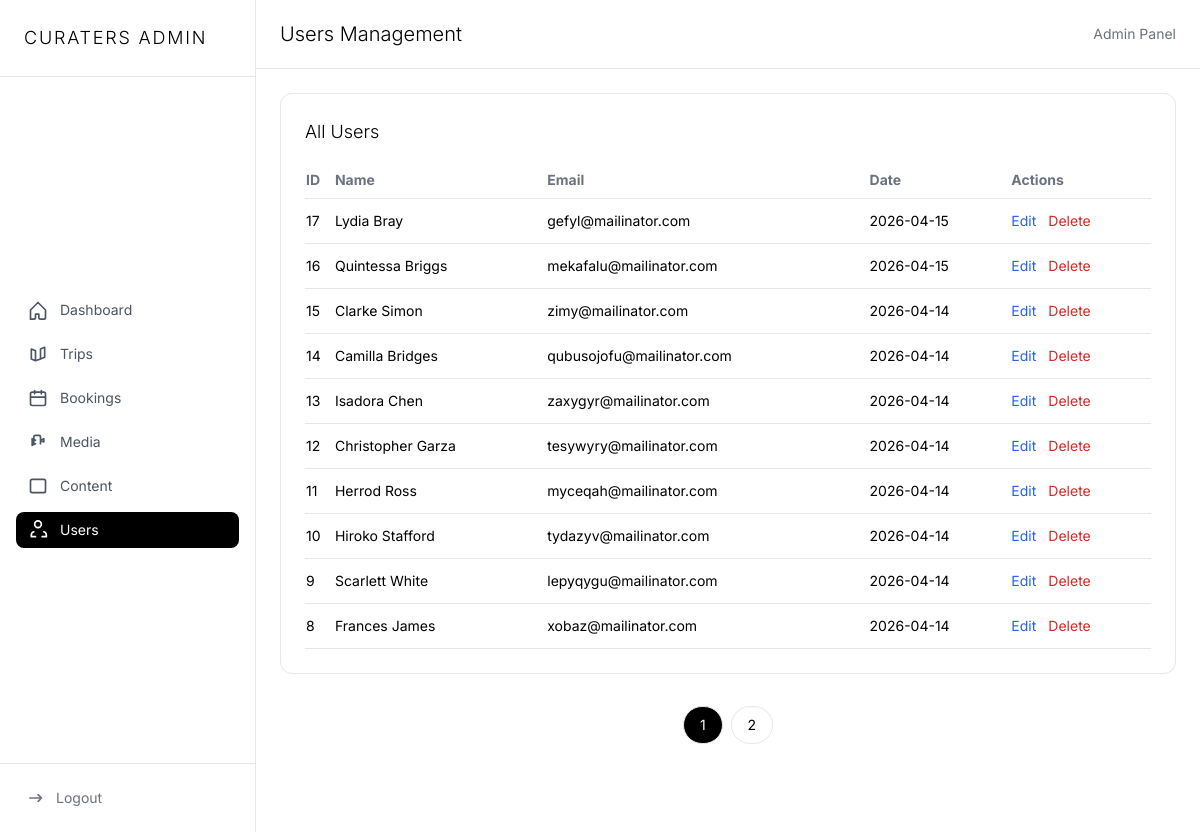
The page /admin/users.php (signed in) on the database its author committed.
### tables this page shows
CREATE TABLE `users` (
  `id` int(11) NOT NULL,
  `name` varchar(100) DEFAULT NULL,
  `email` varchar(150) DEFAULT NULL,
  `password` varchar(255) DEFAULT NULL,
  `created_at` timestamp NOT NULL DEFAULT current_timestamp()
);

### admin/users.php (the view, shortened to what this page needs)
<?php
include __DIR__ . '/../includes/db.php';
$limit = 10;
$page = isset($_GET['page']) ? (int)$_GET['page'] : 1;
$page = max(1, $page);
$offset = ($page - 1) * $limit;
$totalResult = $conn->query("SELECT COUNT(*) AS total FROM users");
$totalUsers = $totalResult->fetch_assoc()['total'] ?? 0;
$totalPages = ceil($totalUsers / $limit);
$stmt = $conn->prepare("
    SELECT id, name, email, created_at
    FROM users
    ORDER BY id DESC
    LIMIT ? OFFSET ?
");
$stmt->bind_param("ii", $limit, $offset);
$stmt->execute();
$users = $stmt->get_result();
?>
<!DOCTYPE html>
<html lang="en">
<head>
<script src="https://cdn.tailwindcss.com"></script>
</head>
<body class="bg-white">
<div class="flex min-h-screen">
<?php include 'components/sidebar.php'; ?>
<main class="flex-1">
    <div class="flex items-center justify-between px-6 py-5 border-b">
        <h2 class="text-xl font-light">Users Management</h2>
        <div class="text-sm text-gray-500">Admin Panel</div>
    </div>
    <div class="p-6 space-y-8">
        <div class="border rounded-xl p-6">
            <h3 class="text-lg font-light mb-4">All Users</h3>
            <div class="overflow-x-auto">
                <table class="w-full text-sm text-left">
                    <thead class="border-b text-gray-500">
                        <tr>
                            <th class="py-2">ID</th>
                            <th class="py-2">Name</th>
                            <th class="py-2">Email</th>
                            <th class="py-2">Date</th>
                            <th class="py-2">Actions</th>
                        </tr>
                    </thead>
                    <tbody>
                        <?php if ($users->num_rows > 0): ?>
                            <?php while ($u = $users->fetch_assoc()): ?>
                                <tr class="border-b">
                                    <td class="py-3"><?= $u['id'] ?></td>
                                    <td><?= htmlspecialchars($u['name']) ?></td>
                                    <td><?= htmlspecialchars($u['email']) ?></td>
                                    <td><?= date('Y-m-d', strtotime($u['created_at'])) ?></td>
                                    <td class="flex gap-3 py-3">
                                        <a href="?edit=<?= $u['id'] ?>"
                                           class="text-blue-600 text-sm hover:underline">
                                            Edit
                                        </a>
                                        <a href="?delete=<?= $u['id'] ?>"
                                           onclick="return confirm('Delete this user?')"
                                           class="text-red-600 text-sm hover:underline">
                                            Delete
                                        </a>
                                    </td>
                                </tr>
                            <?php endwhile; ?>
                        <?php endif; ?>
                    </tbody>
                </table>
            </div>
        </div>
        <?php include __DIR__ . '/components/pagination.php'; ?>
    </div>
</main>
</div>
</body>
</html>

### admin/components/sidebar.php (shortened to what this page needs)
<?php
$current = basename($_SERVER['PHP_SELF']);
?>
<!DOCTYPE html>
<html lang="en">
<head>
<script src="https://cdn.tailwindcss.com"></script>
</head>
<body class="bg-white overflow-x-hidden antialiased">
<div class="md:flex min-h-screen">
    <aside id="sidebar"
           class="fixed md:static top-0 left-0 h-full w-64 bg-white border-r z-[85]
                  -translate-x-full md:translate-x-0
                  transition-transform duration-300 flex flex-col justify-between">
        <div class="p-6 border-b">
            <h1 class="text-lg tracking-widest uppercase font-light">
                Curaters Admin
            </h1>
        </div>
        <nav class="p-4 space-y-2 text-sm overflow-y-auto">
            <a href="index.php"
               class="flex items-center gap-3 px-3 py-2 rounded-lg
               <?php echo $current == 'index.php' ? 'bg-black text-white' : 'text-gray-600 hover:bg-gray-100'; ?>">
                <svg class="w-5 h-5" fill="none" stroke="currentColor" viewBox="0 0 24 24">
                    <path stroke-linecap="round" stroke-linejoin="round" stroke-width="2"
                          d="M3 12l9-9 9 9v9a2 2 0 01-2 2h-4a2 2 0 01-2-2v-4H9v4a2 2 0 01-2 2H3z"/>
                </svg>
                Dashboard
            </a>
            <a href="trips.php"
               class="flex items-center gap-3 px-3 py-2 rounded-lg
               <?php echo $current == 'trips.php' ? 'bg-black text-white' : 'text-gray-600 hover:bg-gray-100'; ?>">
                <svg class="w-5 h-5" fill="none" stroke="currentColor" viewBox="0 0 24 24">
                    <path stroke-linecap="round" stroke-linejoin="round" stroke-width="2"
                          d="M9 20l-5-2V6l5 2m0 12l6-2m-6 2V8m6 10l5-2V4l-5 2m0 12V6"/>
                </svg>
                Trips
            </a>
            <a href="bookings.php"
               class="flex items-center gap-3 px-3 py-2 rounded-lg
               <?php echo $current == 'bookings.php' ? 'bg-black text-white' : 'text-gray-600 hover:bg-gray-100'; ?>">
                <svg class="w-5 h-5" fill="none" stroke="currentColor" viewBox="0 0 24 24">
                    <path stroke-linecap="round" stroke-linejoin="round" stroke-width="2"
                          d="M8 7V3m8 4V3M4 11h16M5 21h14a2 2 0 002-2V7a2 2 0 00-2-2H5a2 2 0 00-2 2v12a2 2 0 002 2z"/>
                </svg>
                Bookings
            </a>
            <a href="media.php"
               class="flex items-center gap-3 px-3 py-2 rounded-lg
               <?php echo $current == 'media.php' ? 'bg-black text-white' : 'text-gray-600 hover:bg-gray-100'; ?>">
                <svg class="w-5 h-5" fill="none" stroke="currentColor" viewBox="0 0 24 24">
                    <path stroke-linecap="round" stroke-linejoin="round" stroke-width="2"
                          d="M15 10l4 2V8l-4 2m-6 4l-4 2V8l4 2m6 4V6a2 2 0 00-2-2H9a2 2 0 00-2 2v8"/>
                </svg>
                Media
            </a>
            <a href="content.php"
               class="flex items-center gap-3 px-3 py-2 rounded-lg
               <?php echo $current == 'content.php' ? 'bg-black text-white' : 'text-gray-600 hover:bg-gray-100'; ?>">
                <svg class="w-5 h-5" fill="none" stroke="currentColor" viewBox="0 0 24 24">
                    <path stroke-linecap="round" stroke-linejoin="round" stroke-width="2"
                          d="M19 20H5a2 2 0 01-2-2V6a2 2 0 012-2h14a2 2 0 012 2v12a2 2 0 01-2 2z"/>
                </svg>
                Content
            </a>
            <a href="users.php"
               class="flex items-center gap-3 px-3 py-2 rounded-lg
               <?php echo $current == 'users.php' ? 'bg-black text-white' : 'text-gray-600 hover:bg-gray-100'; ?>">
                <svg class="w-5 h-5" fill="none" stroke="currentColor" viewBox="0 0 24 24">
                    <path stroke-linecap="round" stroke-linejoin="round" stroke-width="2"
                          d="M17 20h5v-2a4 4 0 00-3-3.87M9 20H4v-2a4 4 0 013-3.87m9-9a4 4 0 11-8 0 4 4 0 018 0z"/>
                </svg>
                Users
            </a>
        </nav>
        <div class="p-6 border-t">
            <button onclick="openLogoutModal()"
                    class="flex items-center gap-3 text-sm text-gray-500 hover:text-black">
                <svg class="w-5 h-5" fill="none" stroke="currentColor" viewBox="0 0 24 24">
                    <path stroke-linecap="round" stroke-linejoin="round" stroke-width="2"
                          d="M17 16l4-4m0 0l-4-4m4 4H7"/>
                </svg>
                Logout
            </button>
        </div>
    </aside>
</div>
</body>
</html>

### admin/components/pagination.php
<?php if ($totalPages > 1): ?>
<div class="flex justify-center pb-16">
    <div class="flex gap-2">
        <?php for ($i = 1; $i <= $totalPages; $i++): ?>
            <a href="?page=<?= $i; ?>"
               class="px-4 py-2 border rounded-full text-sm transition
               <?= ($i == $page) ? 'bg-black text-white' : 'text-black hover:bg-gray-100'; ?>">
                <?= $i; ?>
            </a>
        <?php endfor; ?>
    </div>
</div>
<?php endif; ?>

### admin/users.php (style rules this page uses)
body { font-family: 'Inter', sans-serif; }

### rows shown on the page
users: id "17", name "Lydia Bray", email "gefyl@mailinator.com", created_at "2026-04-15"
users: id "16", name "Quintessa Briggs", email "mekafalu@mailinator.com", created_at "2026-04-15"
users: id "15", name "Clarke Simon", email "zimy@mailinator.com", created_at "2026-04-14"
users: id "14", name "Camilla Bridges", email "qubusojofu@mailinator.com", created_at "2026-04-14"
users: id "13", name "Isadora Chen", email "zaxygyr@mailinator.com", created_at "2026-04-14"
users: id "12", name "Christopher Garza", email "tesywyry@mailinator.com", created_at "2026-04-14"
users: id "11", name "Herrod Ross", email "myceqah@mailinator.com", created_at "2026-04-14"
users: id "10", name "Hiroko Stafford", email "tydazyv@mailinator.com", created_at "2026-04-14"
users: id "9", name "Scarlett White", email "lepyqygu@mailinator.com", created_at "2026-04-14"
users: id "8", name "Frances James", email "xobaz@mailinator.com", created_at "2026-04-14"
